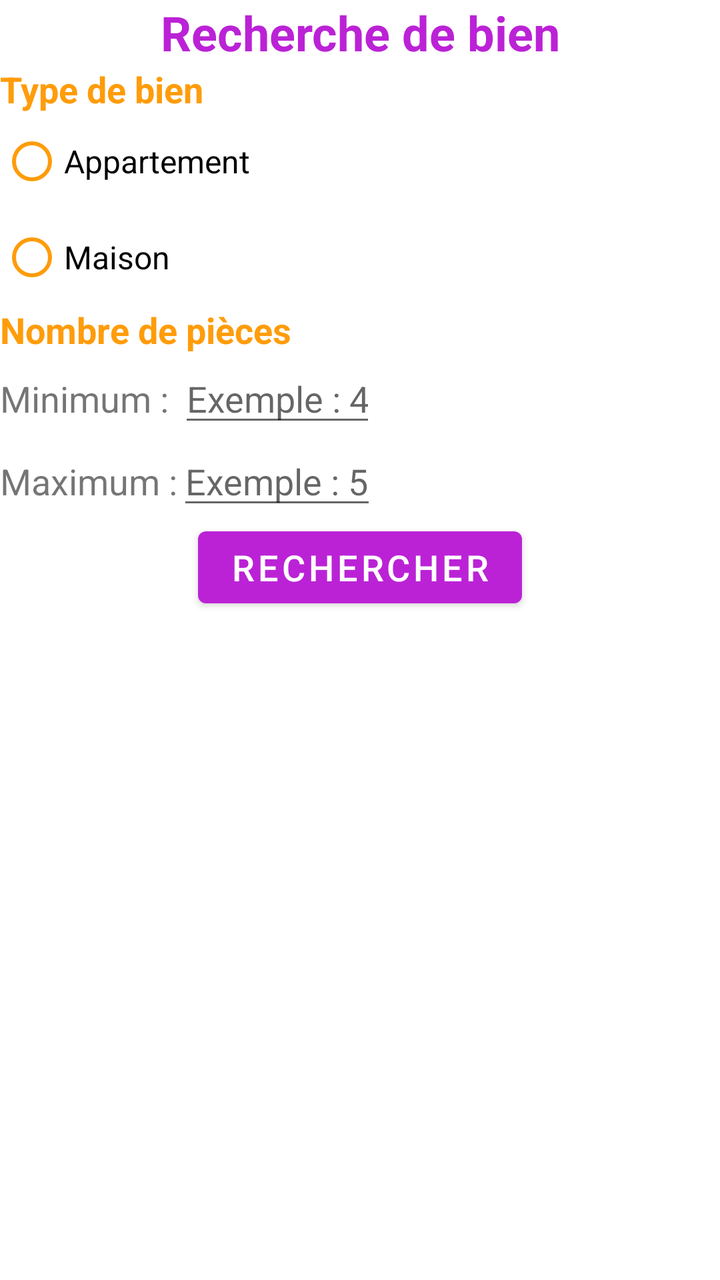
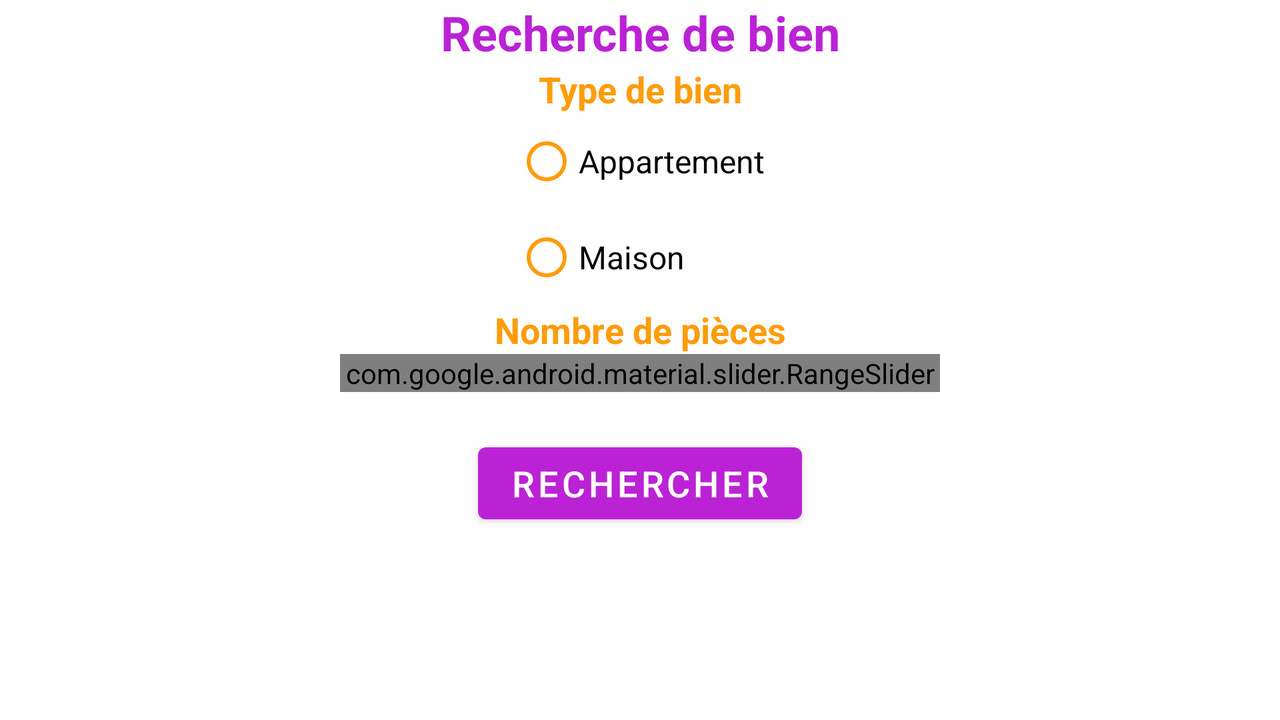

One screen, two layout resources from the same app: the default and the repository's alternative for another configuration. Each is rendered where Android would select it; the XML of both is given below.
<!-- AndroidManifest.xml: application theme Theme.QuelPrixImmo -->
<!-- res/layout/activity_search_form.xml -->
<?xml version="1.0" encoding="utf-8"?>
<androidx.constraintlayout.widget.ConstraintLayout
    xmlns:android="http://schemas.android.com/apk/res/android"
    xmlns:tools="http://schemas.android.com/tools"
    xmlns:app="http://schemas.android.com/apk/res-auto"
    android:layout_width="match_parent"
    android:layout_height="match_parent"
    tools:context=".SearchForm">

  <LinearLayout
      android:layout_width="match_parent"
      android:layout_height="match_parent"
      android:orientation="vertical"
      tools:layout_editor_absoluteX="151dp"
      tools:layout_editor_absoluteY="169dp">

    <TextView
        android:id="@+id/titleSearch"
        android:layout_width="match_parent"
        android:layout_height="wrap_content"
        android:text="@string/titleSearch"
        android:textAlignment="center"
        android:textAppearance="@style/titleSearch" />

    <TextView
        android:id="@+id/typeSearch"
        android:layout_width="match_parent"
        android:layout_height="wrap_content"
        android:text="@string/typeSearch"
        android:textAppearance="@style/title2Search" />

    <RadioGroup
        android:id="@+id/grpRadio"
        android:layout_width="wrap_content"
        android:layout_height="wrap_content"
        android:orientation="vertical">

      <RadioButton
          android:id="@+id/radioAppt"
          android:layout_width="match_parent"
          android:layout_height="wrap_content"
          android:text="@string/appt"
          android:textAppearance="@style/radioText"
          app:buttonTint="@color/yellowQPI" />

      <RadioButton
          android:id="@+id/radioHome"
          android:layout_width="match_parent"
          android:layout_height="wrap_content"
          android:text="@string/home"
          android:textAppearance="@style/radioText"
          app:buttonTint="@color/yellowQPI" />
    </RadioGroup>

    <TextView
        android:id="@+id/nbSearch"
        android:layout_width="match_parent"
        android:layout_height="wrap_content"
        android:text="@string/nbSearch"
        android:textAppearance="@style/title2Search" />

    <LinearLayout
        android:layout_width="wrap_content"
        android:layout_height="wrap_content"
        android:orientation="horizontal">

      <TextView
          android:id="@+id/textView"
          android:layout_width="0dp"
          android:layout_height="wrap_content"
          android:layout_weight="1"
          android:text="@string/piecesMinStr"
          android:textSize="18sp" />

      <EditText
          android:id="@+id/nbSearchMin"
          android:layout_width="wrap_content"
          android:layout_height="wrap_content"
          android:hint="@string/nbSearchHint"
          android:inputType="number"
          android:shadowColor="@color/yellowQPI"
          android:textColorHighlight="@color/yellowQPI"
          android:textColorLink="@color/yellowQPI"
          android:translationX="5dip" />

    </LinearLayout>

    <LinearLayout
        android:layout_width="wrap_content"
        android:layout_height="wrap_content"
        android:orientation="horizontal">

      <TextView
          android:id="@+id/textView3"
          android:layout_width="wrap_content"
          android:layout_height="wrap_content"
          android:layout_weight="1"
          android:text="@string/piecesMaxStr"
          android:textSize="18sp" />

      <EditText
          android:id="@+id/nbSearchMax"
          android:layout_width="wrap_content"
          android:layout_height="wrap_content"
          android:hint="@string/nbSearchHintMax"
          android:inputType="number"
          android:shadowColor="@color/yellowQPI"
          android:textColorHighlight="@color/yellowQPI"
          android:textColorLink="@color/yellowQPI" />
    </LinearLayout>

    <LinearLayout
        android:layout_width="match_parent"
        android:layout_height="wrap_content"
        android:gravity="center"
        android:orientation="horizontal">

      <Button
          android:id="@+id/okSearch"
          android:layout_width="wrap_content"
          android:layout_height="wrap_content"
          android:onClick="okSearch"
          android:text="@string/search"
          android:textSize="18sp"
          app:backgroundTint="@color/purpleQPI" />

    </LinearLayout>
  </LinearLayout>
</androidx.constraintlayout.widget.ConstraintLayout>
<!-- resources referenced by this layout -->
<resources>
  <color name="purpleQPI">#FFBB22D6</color>
  <color name="yellowQPI">#FFFF9C0A</color>
  <string name="appt">Appartement</string>
  <string name="home">Maison</string>
  <string name="nbSearch">Nombre de pièces</string>
  <string name="nbSearchHint">Exemple : 4</string>
  <string name="nbSearchHintMax">Exemple : 5</string>
  <string name="piecesMaxStr">Maximum : </string>
  
      --Preferences
  <string name="piecesMinStr">Minimum : </string>
  <string name="search">Rechercher</string>
  
      --Search
  <string name="titleSearch">Recherche de bien</string>
  <string name="typeSearch">Type de bien</string>
  <style name="radioText">
          <item name="android:textSize">16sp</item>
          <item name="android:typeface">normal</item>
          <item name="android:fontFamily">sans-serif</item>
      </style>
  
      --Search
  <style name="title2Search">
          <item name="android:textColor">@color/yellowQPI</item>
          <item name="android:textAllCaps">false</item>
          <item name="android:textSize">18sp</item>
          <item name="android:textStyle">bold</item>
          <item name="android:typeface">normal</item>
          <item name="android:fontFamily">sans-serif</item>
      </style>
  <style name="titleSearch">
          <item name="android:textColor">@color/purpleQPI</item>
          <item name="android:textAllCaps">false</item>
          <item name="android:textSize">24sp</item>
          <item name="android:textStyle">bold</item>
          <item name="android:typeface">normal</item>
          <item name="android:fontFamily">sans-serif</item>
      </style>
  <style name="Theme.QuelPrixImmo" parent="Theme.MaterialComponents.DayNight.DarkActionBar">
          
          <item name="colorPrimary">@color/purpleQPI</item>
          <item name="colorPrimaryVariant">@color/purple2QPI</item>
          <item name="colorOnPrimary">@color/white</item>
          
          <item name="colorSecondary">@color/yellowQPI</item>
          <item name="colorOnSecondary">@color/black</item>
          
          <item name="android:statusBarColor" tools:targetApi="l">?attr/colorPrimary</item>
          
      </style>
  <color name="purple2QPI">#FFAC16C7</color>
  <color name="white">#FFFFFFFF</color>
  <color name="black">#FF000000</color>
</resources>
<!-- res/layout-land/activity_search_form.xml (the repository's variant of the layout above) -->
<!-- drawn on the phone turned sideways -->
<?xml version="1.0" encoding="utf-8"?>
<androidx.constraintlayout.widget.ConstraintLayout xmlns:android="http://schemas.android.com/apk/res/android"
    xmlns:app="http://schemas.android.com/apk/res-auto"
    xmlns:tools="http://schemas.android.com/tools"
    android:layout_width="match_parent"
    android:layout_height="match_parent"
    android:layout_centerHorizontal="false"
    tools:context=".SearchForm">

  <LinearLayout
      android:layout_width="match_parent"
      android:layout_height="match_parent"
      android:orientation="vertical"
      tools:layout_editor_absoluteX="151dp"
      tools:layout_editor_absoluteY="169dp">

    <TextView
        android:id="@+id/titleSearch"
        android:layout_width="match_parent"
        android:layout_height="wrap_content"
        android:text="@string/titleSearch"
        android:textAlignment="center"
        android:textAppearance="@style/titleSearch" />

    <TextView
        android:id="@+id/typeSearch"
        android:layout_width="match_parent"
        android:layout_height="wrap_content"
        android:text="@string/typeSearch"
        android:textAlignment="center"
        android:textAppearance="@style/title2Search" />

    <RadioGroup
        android:id="@+id/grpRadio"
        android:layout_width="wrap_content"
        android:layout_height="wrap_content"
        android:layout_gravity="center_horizontal"
        android:orientation="vertical">

      <RadioButton
          android:id="@+id/radioAppt"
          android:layout_width="match_parent"
          android:layout_height="wrap_content"
          android:text="@string/appt"
          android:textAppearance="@style/radioText"
          app:buttonTint="@color/yellowQPI" />

      <RadioButton
          android:id="@+id/radioHome"
          android:layout_width="match_parent"
          android:layout_height="wrap_content"
          android:text="@string/home"
          android:textAppearance="@style/radioText"
          app:buttonTint="@color/yellowQPI" />
    </RadioGroup>

    <TextView
        android:id="@+id/nbSearch"
        android:layout_width="match_parent"
        android:layout_height="wrap_content"
        android:text="@string/nbSearch"
        android:textAlignment="center"
        android:textAppearance="@style/title2Search" />

    <LinearLayout
        android:layout_width="match_parent"
        android:layout_height="wrap_content"
        android:gravity="center_horizontal"
        android:orientation="horizontal">

      <com.google.android.material.slider.RangeSlider
          android:id="@+id/piecesSlider"
          android:layout_width="300dp"
          android:layout_height="wrap_content"
          android:stepSize="1"
          android:valueTo="15"
          app:values="@array/rangeSliderValues"
          app:haloColor="@color/purpleQPI"
          app:thumbColor="@color/purple2QPI"
          app:tickColorActive="@color/purpleQPI"
          app:tickColorInactive="@color/purple2QPI"
          app:trackColorActive="@color/yellowQPI"
          app:trackColorInactive="@color/yellowQPI" />
    </LinearLayout>

    <TextView
        android:id="@+id/nbPiecesTxt"
        android:layout_width="match_parent"
        android:layout_height="wrap_content"
        android:textAlignment="center"
        android:textAppearance="@style/radioText" />

    <LinearLayout
        android:layout_width="match_parent"
        android:layout_height="wrap_content"
        android:gravity="center"
        android:orientation="horizontal">

      <Button
          android:id="@+id/okSearch"
          android:layout_width="wrap_content"
          android:layout_height="wrap_content"
          android:onClick="okSearch"
          android:text="@string/search"
          android:textSize="18sp"
          app:backgroundTint="@color/purpleQPI" />

    </LinearLayout>
  </LinearLayout>
</androidx.constraintlayout.widget.ConstraintLayout>
<!-- resources referenced by the variant -->
<!-- as the phone turned sideways resolves them -->
<resources>
  <color name="purple2QPI">#FFAC16C7</color>
  <color name="purpleQPI">#FFBB22D6</color>
  <color name="yellowQPI">#FFFF9C0A</color>
  <string name="appt">Appartement</string>
  <string name="home">Maison</string>
  <string name="nbSearch">Nombre de pièces</string>
  <string name="search">Rechercher</string>
  
      --Search
  <string name="titleSearch">Recherche de bien</string>
  <string name="typeSearch">Type de bien</string>
  <style name="radioText">
          <item name="android:textSize">16sp</item>
          <item name="android:typeface">normal</item>
          <item name="android:fontFamily">sans-serif</item>
      </style>
  
      --Search
  <style name="title2Search">
          <item name="android:textColor">@color/yellowQPI</item>
          <item name="android:textAllCaps">false</item>
          <item name="android:textSize">18sp</item>
          <item name="android:textStyle">bold</item>
          <item name="android:typeface">normal</item>
          <item name="android:fontFamily">sans-serif</item>
      </style>
  <style name="titleSearch">
          <item name="android:textColor">@color/purpleQPI</item>
          <item name="android:textAllCaps">false</item>
          <item name="android:textSize">24sp</item>
          <item name="android:textStyle">bold</item>
          <item name="android:typeface">normal</item>
          <item name="android:fontFamily">sans-serif</item>
      </style>
  <style name="Theme.QuelPrixImmo" parent="Theme.MaterialComponents.DayNight.DarkActionBar">
          
          <item name="colorPrimary">@color/purpleQPI</item>
          <item name="colorPrimaryVariant">@color/purple2QPI</item>
          <item name="colorOnPrimary">@color/white</item>
          
          <item name="colorSecondary">@color/yellowQPI</item>
          <item name="colorOnSecondary">@color/black</item>
          
          <item name="android:statusBarColor" tools:targetApi="l">?attr/colorPrimary</item>
          
      </style>
  <color name="white">#FFFFFFFF</color>
  <color name="black">#FF000000</color>
</resources>
